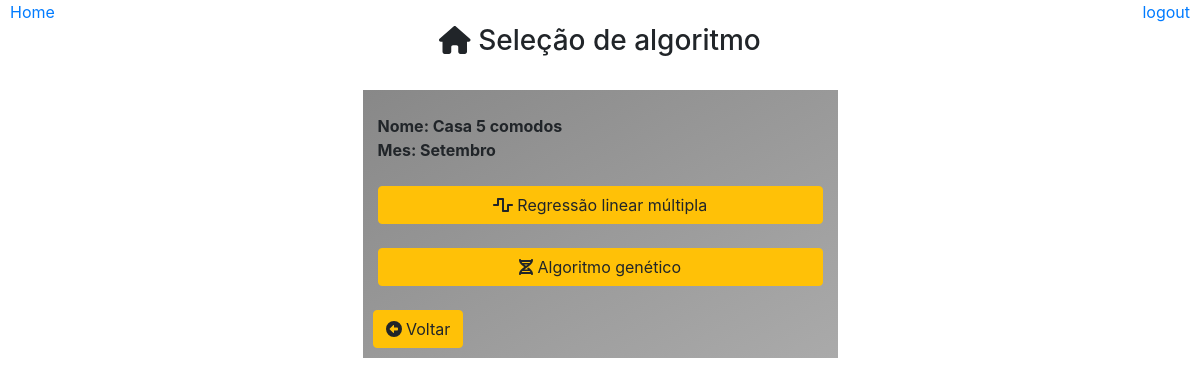
The app's page /simular/algoritmos/?casa_id=1&mes_id=1, older data.
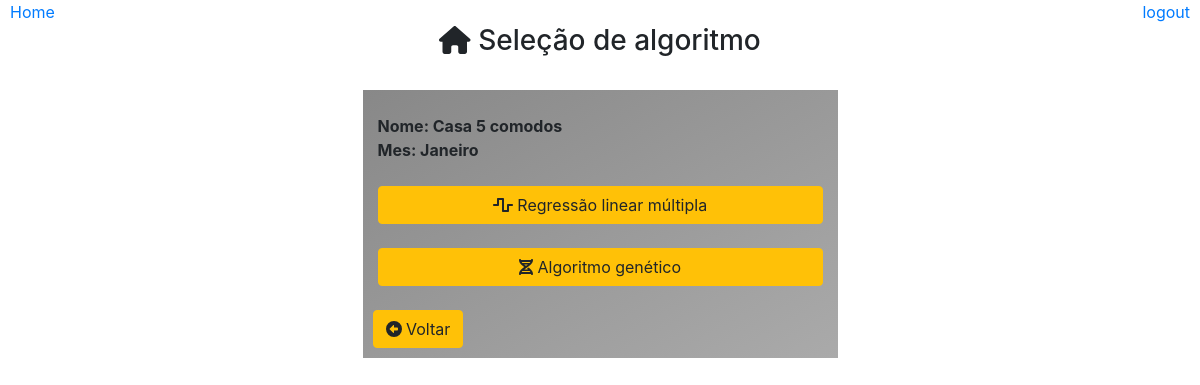
The same page, newer data.
### core/models.py (models this page shows)
class ConsumoMes(models.Model):
    casa = models.ForeignKey(Casa,on_delete=models.CASCADE)
    mes = models.CharField(max_length=30)
    ano = models.IntegerField()
    agua = models.IntegerField(default=0)
    agua_semana = models.IntegerField(default=0)
    agua_feriado = models.IntegerField(default=0)
    energia = models.IntegerField(default=0)
    energia_semana = models.IntegerField(default=0)
    energia_feriado = models.IntegerField(default=0)
    class Meta:
        db_table = 'consumo_mes'

### core/pages/simulacao/views.py (the view)
# urls.py: path('simular/algoritmos/', simular.Algoritmos),
def Algoritmos(request):
    casa_id = request.GET.get('casa_id')
    mes_id = request.GET.get('mes_id')
    if casa_id and mes_id:
        casa = Casa.objects.get(id=casa_id)
        mes = ConsumoMes.objects.get(id=mes_id)
    dados = {
        'titulo':'Seleção de algoritmo',
        'casa': casa,
        'mes': mes
    }
    return render(request, 'simulacao/algoritmos.html',dados)

### templates/simulacao/algoritmos.html (shortened to what this page needs)
{% extends "model-page.html" %}
{% block content %}
    <div align='center'>
        <br>
        <h3><i class="fas fa-home"></i> Seleção de algoritmo</h3><br>
        <div class="container">
            <div class="row">
                <div class="col col-6 col-sm-6 col-md-4 col-lg-5 col-xs-4 container box-gray">
                    <br>
                    <strong style="float: left;">Nome: {{casa.nome}} </strong>
                    <br>
                    <strong style="float: left;">Mes: {{mes.mes}} </strong>
                    <br><br>
                    <form action="/regressao-linear-multipla/coeficiente" method="GET">
                        <button type="submit" class="btn btn-warning btn-block">
                            <i class="fas fa-wave-square"></i> Regressão linear múltipla
                        </button>
                    </form><br>
                    <form action="/genetico" method="GET">
                        <button type="submit" class="btn btn-warning btn-block">
                            <i class="fas fa-dna"></i> Algoritmo genético
                        </button>
                    </form><br>
                    <a type="button" class="btn btn-warning"style="position: absolute; left: 10px;" href="/simular/meses/?id={{casa.id}}">
                        <i class='fas fa-arrow-alt-circle-left'></i> Voltar
                    </a><br><br>
                </div>
            </div>
        </div>
    </div>
{% endblock %}

Row changes from the older to the newer data that the page shows:
changed ConsumoMes: mes "Setembro" → "Janeiro"
